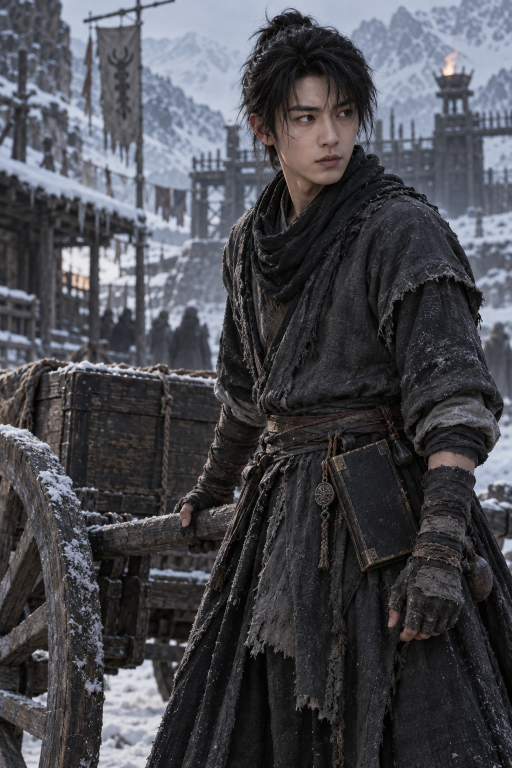
#> input picture design-concepts/longform-assets/ghost-ledger/lu-zhao-original.png, 1024 x 1536 px (shown at 1/2 size); its folder holds 4 pictures in this run
$ python prepare-assets.py
#> lines starting #> are read from the running program, lines starting #| are printed output that depends on the picture
from pathlib import Path

from PIL import Image, ImageDraw, ImageFont


SOURCE = Path(__file__).resolve().parent
TARGET = SOURCE.parents[2] / "miniprogram" / "assets" / "books" / "ghost-ledger"
TARGET.mkdir(parents=True, exist_ok=True)


def prepare(name, size, cover=False):
    source = SOURCE / f"{name}-original.png"
    if not source.exists():
        print(f"missing source: {source.name}")
        return
    target = TARGET / f"{name}.webp"
    if target.exists():
        print(f"already prepared: {target.name}")
        return

    image = Image.open(source).convert("RGB")
    if cover:
        wash = Image.new("RGBA", image.size, (0, 0, 0, 0))
        painter = ImageDraw.Draw(wash)
        for y in range(0, 450, 2):
            alpha = int(125 * (1 - y / 450))
            painter.rectangle((0, y, image.width, y + 1), fill=(4, 10, 17, alpha))
        image = Image.alpha_composite(image.convert("RGBA"), wash).convert("RGB")
        painter = ImageDraw.Draw(image)
        font = Path("C:/Windows/Fonts/simhei.ttf")
        title = ImageFont.truetype(str(font), 120)
        subtitle = ImageFont.truetype(str(font), 68)
        painter.text((64, 48), "\u9547\u8be1\u53f8", font=title, fill="#f7edd9", stroke_width=2, stroke_fill="#141b24")
        painter.text((72, 205), "\u6211\u4ee5\u529f\u7c3f", font=subtitle, fill="#e9cd95", stroke_width=2, stroke_fill="#141b24")
        painter.text((72, 286), "\u65a9\u5996", font=subtitle, fill="#e9cd95", stroke_width=2, stroke_fill="#141b24")

    image = image.resize(size, Image.Resampling.LANCZOS)
    image.save(target, "WEBP", quality=82, method=6)
    print(f"prepared: {target.name}, {target.stat().st_size} bytes")


prepare("cover", (640, 960), cover=True)
for portrait in ("lu-zhao", "xu-qingtang", "he-tingzhou", "sikong-jin"):
    prepare(portrait, (512, 768))
#> call 2 of prepare, with name = 'lu-zhao', size = (512, 768), cover = False
#> in prepare, image is the input picture: PIL image 1024x1536 RGB; mean R, G, B 73.6, 74.3, 80
#> in prepare (call 2), `image = image.resize(size, Image.Resampling.LANCZOS)`:
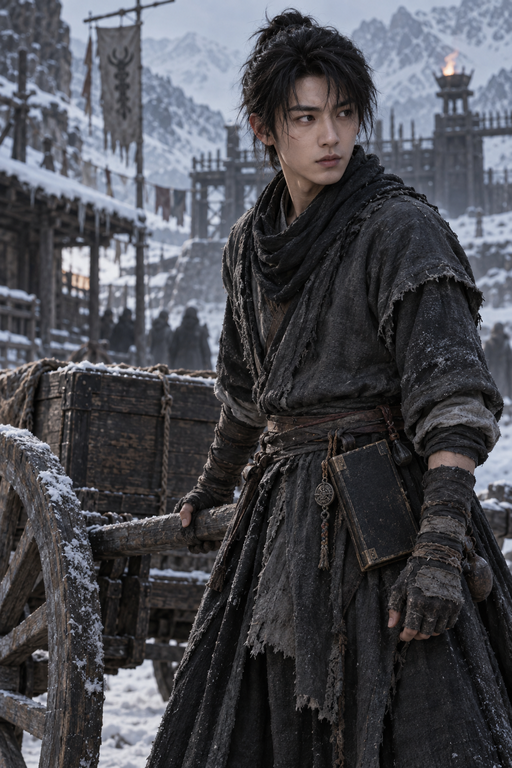
#> image: PIL image 512x768 RGB; mean R, G, B 73.6, 74.3, 80
#> pass 3 of the loop `for portrait in ("lu-zhao", "xu-qingtang", "he-tingzhou", "sikong-jin"):`:
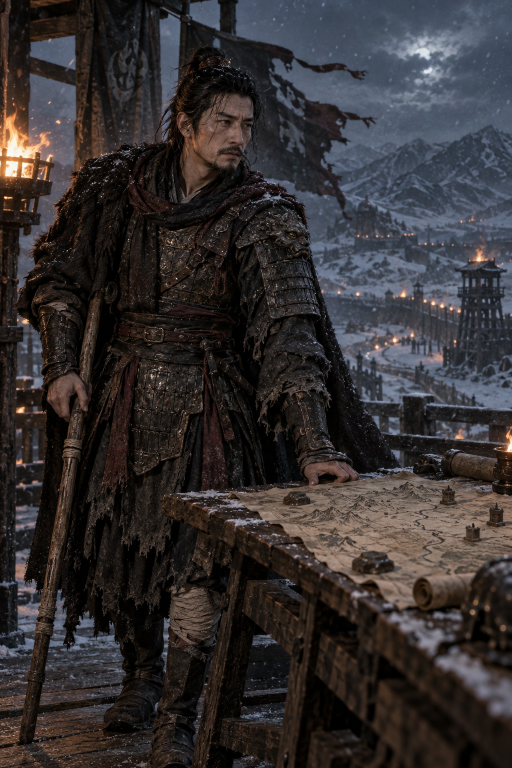
#> input picture design-concepts/longform-assets/ghost-ledger/he-tingzhou-original.png, 1024 x 1536 px (shown at 1/2 size)
#> in prepare, image is the input picture: PIL image 1024x1536 RGB; mean R, G, B 52.3, 48.1, 48.8
#> in prepare (call 4), `image = image.resize(size, Image.Resampling.LANCZOS)`:
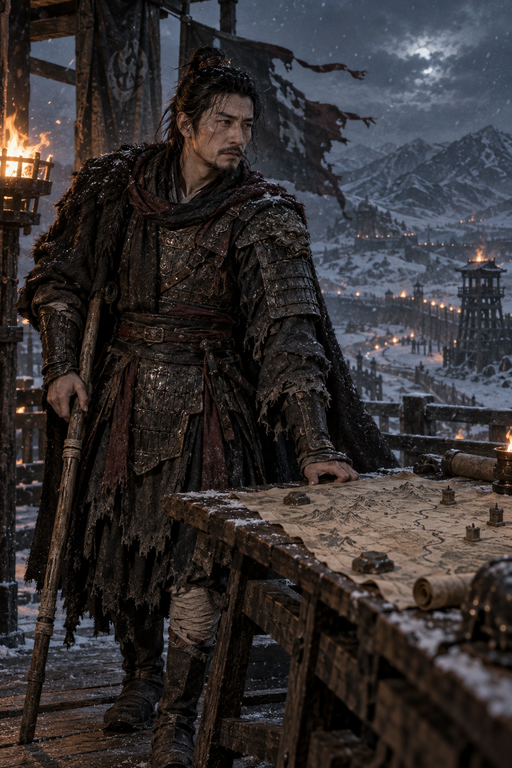
#> image: PIL image 512x768 RGB; mean R, G, B 52.3, 48.1, 48.8
#> the loop made 4 passes; the first 3 are shown
prepare("blackwater-pass", (960, 640))
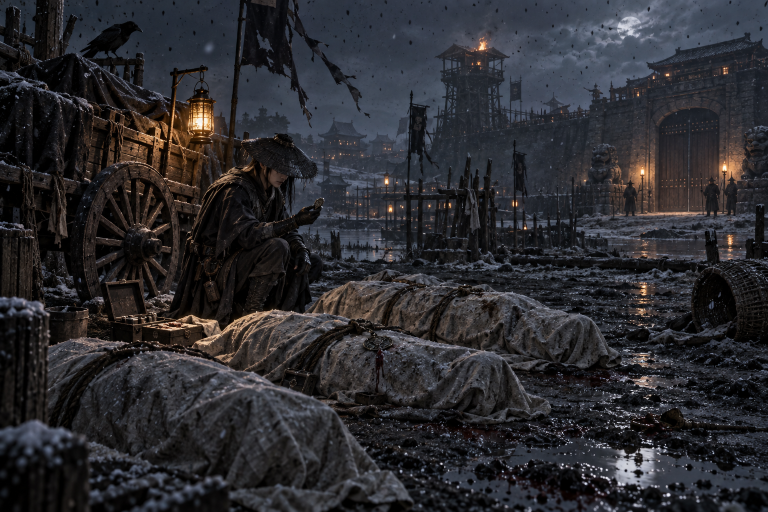
#> input picture design-concepts/longform-assets/ghost-ledger/blackwater-pass-original.png, 1536 x 1024 px (shown at 1/2 size)
#> in prepare, image is the input picture: PIL image 1536x1024 RGB; mean R, G, B 43.9, 43.4, 47.4
#> in prepare (call 6), `image = image.resize(size, Image.Resampling.LANCZOS)`:
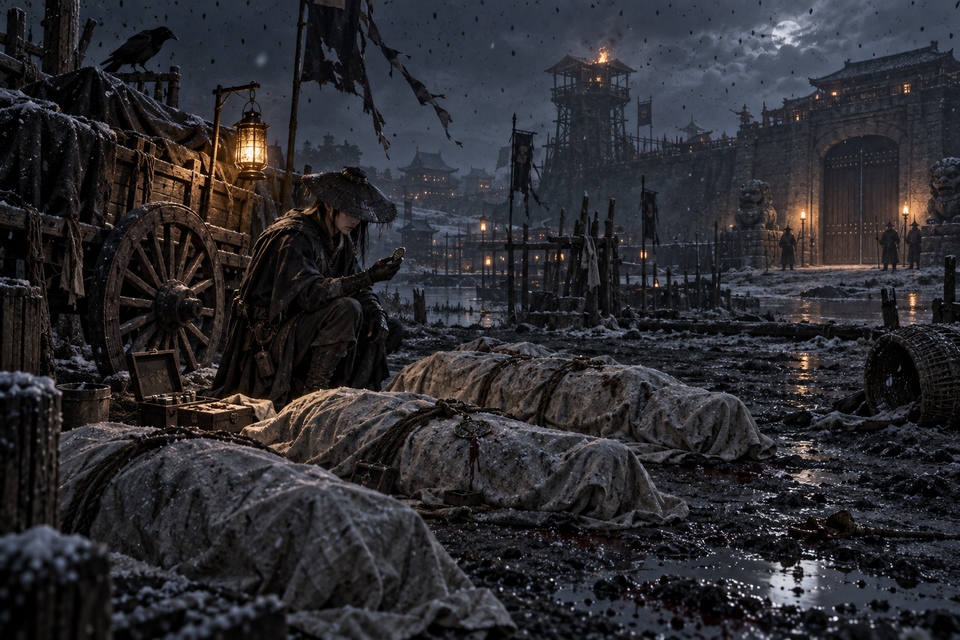
#> image: PIL image 960x640 RGB; mean R, G, B 43.9, 43.4, 47.4
